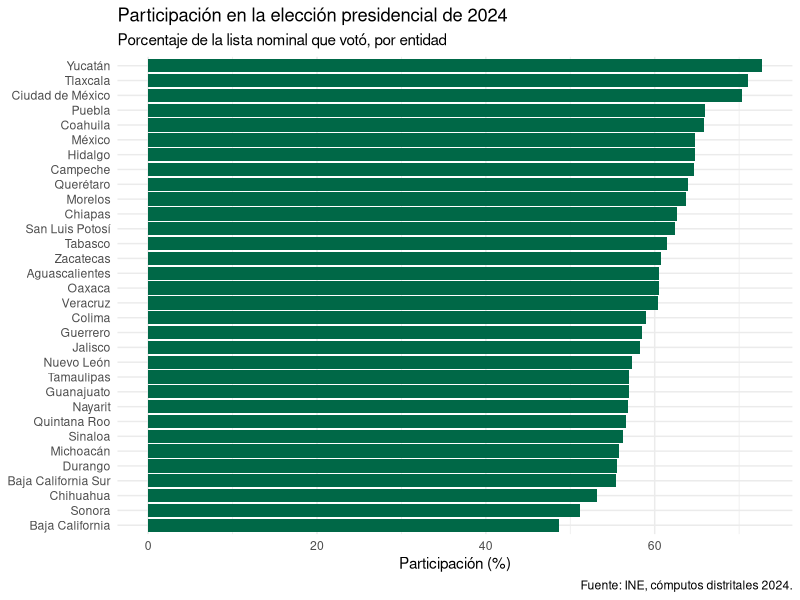
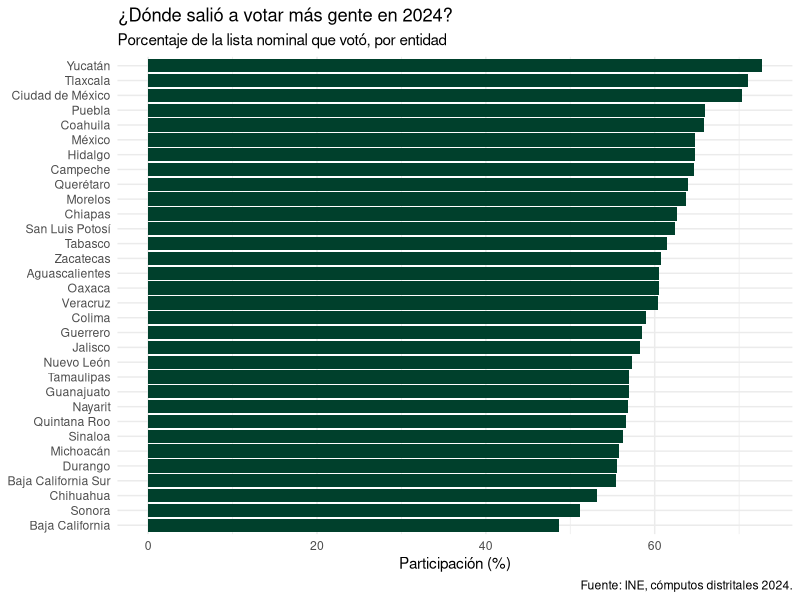

The R source for these figures, in order:
# ==============================================================
# Laboratorio de R para Ciencia Política — ITAM
# Sesión 01 · Tu primera hora en R
# ---------------------------------------------------------------
# Qué vamos a hacer hoy:
#   Entender dónde está parado R cuando abrimos RStudio, guardar cosas en
#   objetos, hacer una operación sobre las 32 entidades del país de un
#   solo golpe, y producir nuestro primer gráfico de la elección de 2024.
#
# Qué necesitas antes de empezar:
#   Tener R y RStudio instalados y haber abierto el archivo
#   r-para-politologos.Rproj. Si no lo hiciste, ve a la página
#   "Empieza aquí" del sitio: son diez minutos y se hacen una sola vez.
#
# Datos: INE, cómputos distritales de la elección presidencial de 2024,
#        agregados por entidad. Ver datos/README.md para la fuente exacta.
# Autor: Emiliano Miranda González
# ==============================================================

# ESTA ES LA VERSIÓN RESUELTA. Se publica después de la sesión.
# Si estás en clase, usa 01_script.R.


# ---- 0. Los paquetes ----

# Un paquete es una caja de herramientas que alguien más escribió y regaló.
# R viene con unas cuantas de fábrica; las demás se instalan una sola vez.
#
# ESTA LÍNEA NO SE CORRE DESDE EL SCRIPT. Está comentada a propósito.
# Cópiala a la consola, córrela una vez en tu vida, y olvídate:
#
#   install.packages(c("tidyverse", "here"))
#
# ¿Por qué no dejarla suelta en el script? Porque instalar tarda minutos y
# el script se corre muchas veces. Un script que reinstala paquetes cada vez
# que lo abres es un script que nadie quiere correr.

library(tidyverse)   # el paquete que usaremos todo el curso: leer, ordenar, graficar
library(here)        # para no pelearnos nunca con las rutas de archivo

# Si al correr library(tidyverse) sale un error rojo que dice
# "there is no package called 'tidyverse'", significa que no lo instalaste.
# Corre la línea de install.packages() de arriba en la consola y vuelve.


# ---- 1. ¿Dónde está parado R? ----

# La primera pregunta que hay que saber contestar en R no es "cómo hago un
# gráfico". Es "dónde estoy". R siempre está parado en una carpeta, y todo
# lo que le pidas —abrir un archivo, guardar una imagen— lo va a buscar
# a partir de ahí.
#
# Esa carpeta se llama, en inglés, working directory: el directorio de trabajo.
# Como abrimos el proyecto r-para-politologos.Rproj, R quedó parado en la
# carpeta del proyecto. Compruébalo:

here()

# Debe imprimir la ruta que termina en /r-para-politologos.
# Si termina en otra cosa, cierra todo y vuelve a abrir el .Rproj.
#
# A partir de ahora nunca vas a escribir una ruta completa como
# "/Users/tu-nombre/Desktop/...". Vas a escribir here("datos", "limpios", ...)
# y aunque le pases el proyecto a alguien más, o lo muevas de carpeta, va a
# seguir funcionando. Esa es toda la magia y es más importante de lo que parece:
# la mitad del código de internet no corre en tu computadora por esta razón.


# ---- 2. La consola contra el script ----

# Tienes dos lugares donde escribir código y hacen cosas distintas.
#
# La CONSOLA (el panel de abajo) es donde R contesta. Lo que escribes ahí se
# ejecuta y se pierde. Sirve para probar, para preguntar, para equivocarse.
#
# El SCRIPT (este panel, el de arriba) es donde se escribe lo que quieres
# conservar. No se ejecuta solo: tú decides qué línea corre y cuándo, poniendo
# el cursor en la línea y apretando Ctrl+Enter (Cmd+Enter en Mac).
#
# Prueba: pon el cursor en la línea de abajo y aprieta Ctrl+Enter.

2 + 2

# El resultado aparece en la consola. La línea sigue aquí, guardada.
# Ese es el punto: el script es tu cuaderno, la consola es tu voz.


# ---- 3. Guardar cosas: los objetos ----

# Cuando calculas algo, R lo dice y lo olvida. Para que se acuerde, hay que
# guardarlo en un objeto con la flecha <- (que se escribe con Alt+guion, o
# Option+guion en Mac; no tienes que teclear los dos símbolos).

curules_diputados <- 500

# Fíjate: no imprimió nada. Guardó. Para verlo, escribe su nombre:

curules_diputados

# Y ahora puedes usarlo:

curules_diputados / 2

# R distingue mayúsculas de minúsculas. Esto va a fallar, y está bien que falle:
#
#   Curules_Diputados
#
# El error dice: object 'Curules_Diputados' not found. Traducido:
# "no encuentro nada que se llame así". Es el error más común de tu vida en R
# y casi siempre es una letra.


# ---- 4. Vectores: donde empieza a ponerse interesante ----

# Un vector es varios valores del mismo tipo, guardados juntos. Se arma con
# c(), que viene de "combine".

algunas_entidades <- c("Tabasco", "Chiapas", "Ciudad de México", "Guanajuato")
algunas_entidades

# Cuántos hay:
length(algunas_entidades)

# Ahora un vector de números. Estos son inventados, para el ejemplo:
votos_ficticios <- c(120, 340, 890, 410)

# Y aquí está lo que hace a R distinto de una calculadora y de Excel:
# una operación sobre un vector se aplica a TODOS sus elementos de un golpe.

votos_ficticios * 1000

# No escribiste cuatro multiplicaciones. Escribiste una.
#
# EL SALTO: eso, con cuatro números, es un truco. Con las 32 entidades del
# país, es una herramienta. Con los 2,469 municipios, es la diferencia entre
# poder contestar una pregunta y no poder. Cuando dentro de un momento
# calculemos el porcentaje de participación de las 32 entidades, va a ser
# una sola línea. Ese es el oficio.


# ---- 5. Una base de datos de verdad ----

# Vamos a abrir los resultados de la elección presidencial de 2024,
# agregados por entidad. Una fila es una entidad federativa; hay 32.

resultados <- read_csv(here("datos", "limpios", "presidencial_2024_entidad.csv"))

# read_csv() te avisa en la consola qué columnas encontró y de qué tipo son.
# Eso no es un error: es R diciéndote lo que entendió. Léelo.

# Las primeras filas:
head(resultados)

# Cuántas filas y cuántas columnas:
nrow(resultados)
ncol(resultados)

# Si nrow() no dice 32, algo se cargó mal. Son 31 estados y la Ciudad de México.


# ---- 6. Una operación sobre las 32 entidades a la vez ----

# El $ sirve para sacar una columna de la base. Es un poco tosco y a partir
# de la sesión 3 casi no lo vamos a usar, pero hoy sirve para ver el vector.

resultados$participacion

# Ahí están las 32 cifras. La media nacional de participación por entidad:

mean(resultados$participacion)

# Ojo con lo que acabas de calcular, porque es una trampa clásica: ese número
# NO es la participación nacional. Es el promedio de las 32 participaciones
# estatales, y trata a Colima igual que al Estado de México. La participación
# nacional se calcula con los votos totales, no promediando porcentajes.
# Todavía no tenemos las herramientas para hacerlo bien; en la sesión 4 sí.
# Por ahora quédate con la desconfianza: un promedio de porcentajes casi
# nunca es el porcentaje que crees.


# ---- 7. Tu primer gráfico ----

# Esto es un gráfico prestado. No vas a entender cada pieza hoy y no importa:
# hoy se trata de ver salir la imagen. El mecanismo llega en la sesión 5.

ggplot(resultados, aes(x = reorder(entidad, participacion), y = participacion)) +
  geom_col(fill = "#006847") +
  coord_flip() +
  labs(
    title    = "Participación en la elección presidencial de 2024",
    subtitle = "Porcentaje de la lista nominal que votó, por entidad",
    x        = NULL,
    y        = "Participación (%)",
    caption  = "Fuente: INE, cómputos distritales 2024."
  ) +
  theme_minimal()

# Tres cosas que sí puedes leer de ese bloque, aunque no entiendas el resto:
#
#   ggplot(resultados, ...)  → con qué datos
#   aes(x = ..., y = ...)    → qué va en cada eje
#   geom_col()               → qué forma tiene (col = columnas, o sea barras)
#
# Y una advertencia que vale para todo el curso: en ggplot2 las capas se
# encadenan con un signo +, y el + va SIEMPRE al final de la línea, nunca
# al principio de la siguiente. Si lo pones al principio, R cree que
# terminaste el gráfico y te va a marcar un error que parece de otra cosa.


# ---- 8. Cámbiale algo ----

# Cambia el color a "#00402C" (el verde profundo del curso) y vuelve a correr
# el bloque completo. Después cambia el título por una pregunta en vez de una
# descripción. Un buen título de gráfico dice qué hay que ver, no qué es.

ggplot(resultados, aes(x = reorder(entidad, participacion), y = participacion)) +
  geom_col(fill = "#00402C") +
  coord_flip() +
  labs(
    title    = "¿Dónde salió a votar más gente en 2024?",
    subtitle = "Porcentaje de la lista nominal que votó, por entidad",
    x        = NULL,
    y        = "Participación (%)",
    caption  = "Fuente: INE, cómputos distritales 2024."
  ) +
  theme_minimal()


# ==============================================================
# Mira el gráfico un minuto antes de cerrarlo.
#
# ¿Te esperabas ese orden? ¿Hay alguna entidad arriba o abajo que te
# sorprenda? ¿Y qué tendrías que saber, además de este gráfico, para
# explicar por qué está donde está?
#
# Esa última pregunta es la que hace politólogo a un politólogo. R solo
# te dejó verla más rápido.
# ==============================================================
